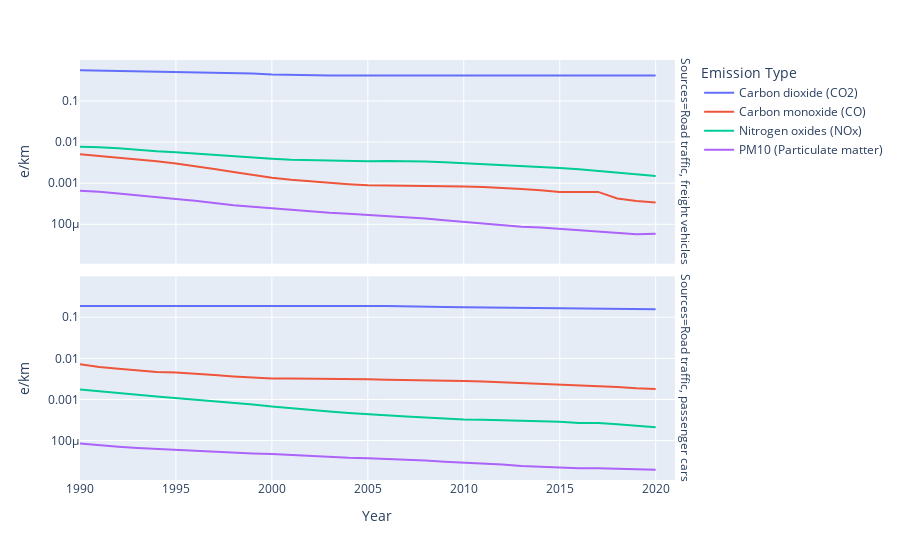

This figure's notebook cell:
### Markdown cell above
# Graphs and stuff

### Code cell
px.line(vehicle_data, x="Year", y="e/km", color="Emission Type", facet_row="Sources", log_y=True, height=600)

### Figure 1 — Plotly figure (JSON) as saved in the notebook; plotly's stock layout.template omitted (floating-point values rounded to 4 significant figures)
{"data": [{"hovertemplate": "Emission Type=Carbon dioxide (CO2)<br>Sources=Road traffic, freight vehicles<br>Year=%{x}<br>e/km=%{y}<extra></extra>", "legendgroup": "Carbon dioxide (CO2)", "line": {"color": "#636efa", "dash": "solid"}, "marker": {"symbol": "circle"}, "mode": "lines", "name": "Carbon dioxide (CO2)", "orientation": "v", "showlegend": true, "type": "scatter", "x": [1990, 1991, 1992, 1993, 1994, 1995, 1996, 1997, 1998, 1999, 2000, 2001, 2002, 2003, 2004, 2005, 2006, 2007, 2008, 2009, 2010, 2011, 2012, 2013, 2014, 2015, 2016, 2017, 2018, 2019, 2020, 2021], "xaxis": "x2", "y": [0.5612, 0.55, 0.5367, 0.5129, 0.5106, 0.5087, 0.4997, 0.4868, 0.4742, 0.469, 0.4386, 0.4263, 0.4222, 0.4191, 0.4138, 0.4129, 0.4215, 0.4169, 0.4211, 0.4222, 0.4248, 0.4179, 0.4185, 0.4144, 0.4102, 0.4176, 0.4167, 0.414, 0.4127, 0.4086, 0.415, null], "yaxis": "y2"}, {"hovertemplate": "Emission Type=Carbon dioxide (CO2)<br>Sources=Road traffic, passenger cars<br>Year=%{x}<br>e/km=%{y}<extra></extra>", "legendgroup": "Carbon dioxide (CO2)", "line": {"color": "#636efa", "dash": "solid"}, "marker": {"symbol": "circle"}, "mode": "lines", "name": "Carbon dioxide (CO2)", "orientation": "v", "showlegend": false, "type": "scatter", "x": [1990, 1991, 1992, 1993, 1994, 1995, 1996, 1997, 1998, 1999, 2000, 2001, 2002, 2003, 2004, 2005, 2006, 2007, 2008, 2009, 2010, 2011, 2012, 2013, 2014, 2015, 2016, 2017, 2018, 2019, 2020, 2021], "xaxis": "x", "y": [0.1893, 0.1897, 0.1902, 0.1903, 0.1913, 0.1913, 0.1907, 0.1914, 0.1906, 0.1912, 0.191, 0.191, 0.1912, 0.1909, 0.1911, 0.1889, 0.1871, 0.182, 0.1807, 0.1783, 0.1759, 0.1739, 0.1707, 0.1686, 0.1659, 0.1646, 0.1634, 0.1625, 0.1613, 0.1595, 0.1576, null], "yaxis": "y"}, {"hovertemplate": "Emission Type=Carbon monoxide (CO)<br>Sources=Road traffic, freight vehicles<br>Year=%{x}<br>e/km=%{y}<extra></extra>", "legendgroup": "Carbon monoxide (CO)", "line": {"color": "#EF553B", "dash": "solid"}, "marker": {"symbol": "circle"}, "mode": "lines", "name": "Carbon monoxide (CO)", "orientation": "v", "showlegend": true, "type": "scatter", "x": [1990, 1991, 1992, 1993, 1994, 1995, 1996, 1997, 1998, 1999, 2000, 2001, 2002, 2003, 2004, 2005, 2006, 2007, 2008, 2009, 2010, 2011, 2012, 2013, 2014, 2015, 2016, 2017, 2018, 2019, 2020, 2021], "xaxis": "x2", "y": [0.005066, 0.004609, 0.004153, 0.003759, 0.003394, 0.002999, 0.002597, 0.002202, 0.001866, 0.001589, 0.001361, 0.001205, 0.001098, 0.001003, 0.0009465, 0.0008905, 0.0008843, 0.0008702, 0.0008581, 0.0008565, 0.0008292, 0.0008027, 0.0007736, 0.0007241, 0.000672, 0.0006093, 0.0006129, 0.0006131, 0.0004243, 0.0003704, 0.0003406, null], "yaxis": "y2"}, {"hovertemplate": "Emission Type=Carbon monoxide (CO)<br>Sources=Road traffic, passenger cars<br>Year=%{x}<br>e/km=%{y}<extra></extra>", "legendgroup": "Carbon monoxide (CO)", "line": {"color": "#EF553B", "dash": "solid"}, "marker": {"symbol": "circle"}, "mode": "lines", "name": "Carbon monoxide (CO)", "orientation": "v", "showlegend": false, "type": "scatter", "x": [1990, 1991, 1992, 1993, 1994, 1995, 1996, 1997, 1998, 1999, 2000, 2001, 2002, 2003, 2004, 2005, 2006, 2007, 2008, 2009, 2010, 2011, 2012, 2013, 2014, 2015, 2016, 2017, 2018, 2019, 2020, 2021], "xaxis": "x", "y": [0.007241, 0.006192, 0.005618, 0.005111, 0.004672, 0.00451, 0.004266, 0.003924, 0.00363, 0.003415, 0.003255, 0.003231, 0.003218, 0.003214, 0.003151, 0.003093, 0.003038, 0.003015, 0.002963, 0.002899, 0.002834, 0.002752, 0.002637, 0.002546, 0.002406, 0.002348, 0.002199, 0.002181, 0.002007, 0.00187, 0.001793, null], "yaxis": "y"}, {"hovertemplate": "Emission Type=Nitrogen oxides (NOx)<br>Sources=Road traffic, freight vehicles<br>Year=%{x}<br>e/km=%{y}<extra></extra>", "legendgroup": "Nitrogen oxides (NOx)", "line": {"color": "#00cc96", "dash": "solid"}, "marker": {"symbol": "circle"}, "mode": "lines", "name": "Nitrogen oxides (NOx)", "orientation": "v", "showlegend": true, "type": "scatter", "x": [1990, 1991, 1992, 1993, 1994, 1995, 1996, 1997, 1998, 1999, 2000, 2001, 2002, 2003, 2004, 2005, 2006, 2007, 2008, 2009, 2010, 2011, 2012, 2013, 2014, 2015, 2016, 2017, 2018, 2019, 2020, 2021], "xaxis": "x2", "y": [0.007724, 0.007533, 0.007035, 0.006354, 0.005941, 0.005625, 0.005189, 0.004774, 0.004403, 0.004192, 0.003907, 0.003706, 0.003601, 0.003505, 0.003421, 0.00342, 0.003484, 0.003449, 0.003345, 0.003223, 0.003064, 0.002942, 0.002811, 0.002648, 0.002483, 0.002344, 0.00217, 0.001994, 0.001799, 0.001619, 0.001503, null], "yaxis": "y2"}, {"hovertemplate": "Emission Type=Nitrogen oxides (NOx)<br>Sources=Road traffic, passenger cars<br>Year=%{x}<br>e/km=%{y}<extra></extra>", "legendgroup": "Nitrogen oxides (NOx)", "line": {"color": "#00cc96", "dash": "solid"}, "marker": {"symbol": "circle"}, "mode": "lines", "name": "Nitrogen oxides (NOx)", "orientation": "v", "showlegend": false, "type": "scatter", "x": [1990, 1991, 1992, 1993, 1994, 1995, 1996, 1997, 1998, 1999, 2000, 2001, 2002, 2003, 2004, 2005, 2006, 2007, 2008, 2009, 2010, 2011, 2012, 2013, 2014, 2015, 2016, 2017, 2018, 2019, 2020, 2021], "xaxis": "x", "y": [0.001743, 0.001607, 0.00144, 0.001308, 0.00118, 0.001084, 0.001009, 0.0009111, 0.0008273, 0.0007572, 0.000676, 0.00061, 0.0005517, 0.0005081, 0.0004693, 0.0004352, 0.0004071, 0.0003825, 0.0003625, 0.0003389, 0.0003255, 0.0003196, 0.0003113, 0.0002994, 0.0002864, 0.0002874, 0.0002683, 0.000268, 0.0002501, 0.0002328, 0.0002115, null], "yaxis": "y"}, {"hovertemplate": "Emission Type=PM10 (Particulate matter)<br>Sources=Road traffic, freight vehicles<br>Year=%{x}<br>e/km=%{y}<extra></extra>", "legendgroup": "PM10 (Particulate matter)", "line": {"color": "#ab63fa", "dash": "solid"}, "marker": {"symbol": "circle"}, "mode": "lines", "name": "PM10 (Particulate matter)", "orientation": "v", "showlegend": true, "type": "scatter", "x": [1990, 1991, 1992, 1993, 1994, 1995, 1996, 1997, 1998, 1999, 2000, 2001, 2002, 2003, 2004, 2005, 2006, 2007, 2008, 2009, 2010, 2011, 2012, 2013, 2014, 2015, 2016, 2017, 2018, 2019, 2020, 2021], "xaxis": "x2", "y": [0.0006498, 0.0006196, 0.0005623, 0.0005008, 0.0004565, 0.000414, 0.0003719, 0.0003264, 0.0002918, 0.000268, 0.0002442, 0.0002262, 0.0002068, 0.0001905, 0.0001803, 0.00017, 0.0001612, 0.0001498, 0.000139, 0.0001258, 0.0001144, 0.0001076, 9.722e-05, 8.724e-05, 8.291e-05, 7.67e-05, 7.354e-05, 6.768e-05, 6.229e-05, 5.728e-05, 5.872e-05, null], "yaxis": "y2"}, {"hovertemplate": "Emission Type=PM10 (Particulate matter)<br>Sources=Road traffic, passenger cars<br>Year=%{x}<br>e/km=%{y}<extra></extra>", "legendgroup": "PM10 (Particulate matter)", "line": {"color": "#ab63fa", "dash": "solid"}, "marker": {"symbol": "circle"}, "mode": "lines", "name": "PM10 (Particulate matter)", "orientation": "v", "showlegend": false, "type": "scatter", "x": [1990, 1991, 1992, 1993, 1994, 1995, 1996, 1997, 1998, 1999, 2000, 2001, 2002, 2003, 2004, 2005, 2006, 2007, 2008, 2009, 2010, 2011, 2012, 2013, 2014, 2015, 2016, 2017, 2018, 2019, 2020, 2021], "xaxis": "x", "y": [8.428e-05, 7.639e-05, 7.09e-05, 6.584e-05, 6.219e-05, 5.942e-05, 5.617e-05, 5.272e-05, 5.044e-05, 4.861e-05, 4.721e-05, 4.456e-05, 4.156e-05, 4.004e-05, 3.802e-05, 3.718e-05, 3.583e-05, 3.424e-05, 3.259e-05, 3.054e-05, 2.932e-05, 2.817e-05, 2.618e-05, 2.422e-05, 2.314e-05, 2.284e-05, 2.135e-05, 2.111e-05, 2.084e-05, 1.993e-05, 1.943e-05, null], "yaxis": "y"}], "layout": {"annotations": [{"font": {}, "showarrow": false, "text": "Sources=Road traffic, passenger cars", "textangle": 90, "x": 0.98, "xanchor": "left", "xref": "paper", "y": 0.2425, "yanchor": "middle", "yref": "paper"}, {"font": {}, "showarrow": false, "text": "Sources=Road traffic, freight vehicles", "textangle": 90, "x": 0.98, "xanchor": "left", "xref": "paper", "y": 0.7575, "yanchor": "middle", "yref": "paper"}], "autosize": true, "legend": {"title": {"text": "Emission Type"}, "tracegroupgap": 0}, "margin": {"t": 60}, "xaxis": {"anchor": "y", "autorange": true, "domain": [0, 0.98], "range": [1990, 2021], "title": {"text": "Year"}, "type": "linear"}, "xaxis2": {"anchor": "y2", "autorange": true, "domain": [0, 0.98], "matches": "x", "range": [1990, 2021], "showticklabels": false, "type": "linear"}, "yaxis": {"anchor": "x", "autorange": true, "domain": [0, 0.485], "range": [-4.959, -0.003051], "title": {"text": "e/km"}, "type": "log"}, "yaxis2": {"anchor": "x2", "autorange": true, "domain": [0.515, 1], "matches": "y", "range": [-4.959, -0.003051], "title": {"text": "e/km"}, "type": "log"}}}
